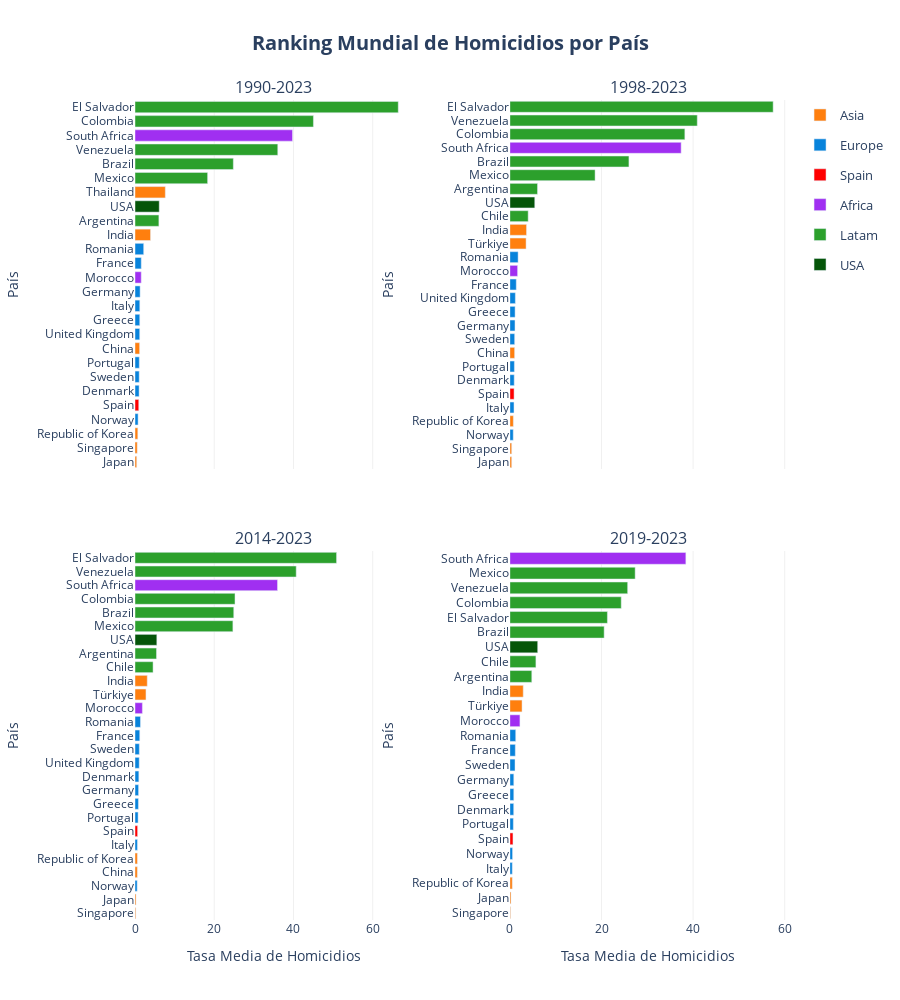

Here is the notebook cell this chart was saved with:
### Markdown cell above
## Rankings

### Code cell
barplot(
    df = df_ranking_combined['country'], 
    x='mean_homicides_rate', 
    y='Country', 
    height=1000,
    orientation='h', 
    color='Region_2',
    facet_col='Periodo',
    cols_wrap=2, 
    color_discrete_map=COLOR_MAP['Region_2'], 
    hover_data=HOVER_DATA['ranking_country'], 
    labels=LABELS['ranking'],
    hovertemplate=HOVER_TEMPLATES['ranking_country'],
    title=f"Ranking Mundial de Homicidios por País",
    plot_save_path=os.path.join(PROJECT_PATH, 'plots', PLOT_FILENAME['ranking_country']), 
    show=True
    )

### Figure 1 — Plotly figure (JSON) as saved in the notebook; plotly's stock layout.template omitted (floating-point values rounded to 4 significant figures)
{"data": [{"cliponaxis": false, "customdata": [["Asia"], ["Asia"], ["Asia"], ["Asia"], ["Asia"], ["Asia"]], "hovertemplate": "<b style='font-size: 14px'>%{y}</b><br><br><b>Región:</b> %{customdata[0]}<br><b>Tasa Media de Homicidios:</b> %{x:.2f}<br><extra></extra>", "legendgroup": "Asia", "marker": {"color": "#ff7f0e", "pattern": {"shape": ""}}, "name": "Asia", "orientation": "h", "showlegend": true, "textangle": 0, "textfont": {"size": 12}, "textposition": "outside", "type": "bar", "x": [0.43, 0.56, 0.71, 1.16, 3.92, 7.65], "xaxis": "x", "y": ["Japan", "Singapore", "Republic of Korea", "China", "India", "Thailand"], "yaxis": "y"}, {"cliponaxis": false, "customdata": [["Europe"], ["Europe"], ["Europe"], ["Europe"], ["Europe"], ["Europe"], ["Europe"], ["Europe"], ["Europe"], ["Europe"]], "hovertemplate": "<b style='font-size: 14px'>%{y}</b><br><br><b>Región:</b> %{customdata[0]}<br><b>Tasa Media de Homicidios:</b> %{x:.2f}<br><extra></extra>", "legendgroup": "Europe", "marker": {"color": "#0883db", "pattern": {"shape": ""}}, "name": "Europe", "orientation": "h", "showlegend": true, "textangle": 0, "textfont": {"size": 12}, "textposition": "outside", "type": "bar", "x": [0.78, 1.03, 1.06, 1.08, 1.19, 1.2, 1.21, 1.29, 1.58, 2.19], "xaxis": "x", "y": ["Norway", "Denmark", "Sweden", "Portugal", "United Kingdom", "Greece", "Italy", "Germany", "France", "Romania"], "yaxis": "y"}, {"cliponaxis": false, "customdata": [["Spain"]], "hovertemplate": "<b style='font-size: 14px'>%{y}</b><br><br><b>Región:</b> %{customdata[0]}<br><b>Tasa Media de Homicidios:</b> %{x:.2f}<br><extra></extra>", "legendgroup": "Spain", "marker": {"color": "#FF0000", "pattern": {"shape": ""}}, "name": "Spain", "orientation": "h", "showlegend": true, "textangle": 0, "textfont": {"size": 12}, "textposition": "outside", "type": "bar", "x": [0.95], "xaxis": "x", "y": ["Spain"], "yaxis": "y"}, {"cliponaxis": false, "customdata": [["Africa"], ["Africa"]], "hovertemplate": "<b style='font-size: 14px'>%{y}</b><br><br><b>Región:</b> %{customdata[0]}<br><b>Tasa Media de Homicidios:</b> %{x:.2f}<br><extra></extra>", "legendgroup": "Africa", "marker": {"color": "#a02ff1", "pattern": {"shape": ""}}, "name": "Africa", "orientation": "h", "showlegend": true, "textangle": 0, "textfont": {"size": 12}, "textposition": "outside", "type": "bar", "x": [1.57, 39.76], "xaxis": "x", "y": ["Morocco", "South Africa"], "yaxis": "y"}, {"cliponaxis": false, "customdata": [["Latam"], ["Latam"], ["Latam"], ["Latam"], ["Latam"], ["Latam"]], "hovertemplate": "<b style='font-size: 14px'>%{y}</b><br><br><b>Región:</b> %{customdata[0]}<br><b>Tasa Media de Homicidios:</b> %{x:.2f}<br><extra></extra>", "legendgroup": "Latam", "marker": {"color": "#2ca02c", "pattern": {"shape": ""}}, "name": "Latam", "orientation": "h", "showlegend": true, "textangle": 0, "textfont": {"size": 12}, "textposition": "outside", "type": "bar", "x": [6.03, 18.33, 24.82, 36.04, 45.04, 66.45], "xaxis": "x", "y": ["Argentina", "Mexico", "Brazil", "Venezuela", "Colombia", "El Salvador"], "yaxis": "y"}, {"cliponaxis": false, "customdata": [["USA"]], "hovertemplate": "<b style='font-size: 14px'>%{y}</b><br><br><b>Región:</b> %{customdata[0]}<br><b>Tasa Media de Homicidios:</b> %{x:.2f}<br><extra></extra>", "legendgroup": "USA", "marker": {"color": "#055509", "pattern": {"shape": ""}}, "name": "USA", "orientation": "h", "showlegend": true, "textangle": 0, "textfont": {"size": 12}, "textposition": "outside", "type": "bar", "x": [6.12], "xaxis": "x", "y": ["USA"], "yaxis": "y"}, {"cliponaxis": false, "customdata": [["Asia"], ["Asia"], ["Asia"], ["Asia"], ["Asia"], ["Asia"]], "hovertemplate": "<b style='font-size: 14px'>%{y}</b><br><br><b>Región:</b> %{customdata[0]}<br><b>Tasa Media de Homicidios:</b> %{x:.2f}<br><extra></extra>", "legendgroup": "Asia", "marker": {"color": "#ff7f0e", "pattern": {"shape": ""}}, "name": "Asia", "orientation": "h", "showlegend": false, "textangle": 0, "textfont": {"size": 12}, "textposition": "outside", "type": "bar", "x": [0.39, 0.39, 0.75, 1.03, 3.53, 3.63], "xaxis": "x2", "y": ["Japan", "Singapore", "Republic of Korea", "China", "Türkiye", "India"], "yaxis": "y2"}, {"cliponaxis": false, "customdata": [["Europe"], ["Europe"], ["Europe"], ["Europe"], ["Europe"], ["Europe"], ["Europe"], ["Europe"], ["Europe"], ["Europe"]], "hovertemplate": "<b style='font-size: 14px'>%{y}</b><br><br><b>Región:</b> %{customdata[0]}<br><b>Tasa Media de Homicidios:</b> %{x:.2f}<br><extra></extra>", "legendgroup": "Europe", "marker": {"color": "#0883db", "pattern": {"shape": ""}}, "name": "Europe", "orientation": "h", "showlegend": false, "textangle": 0, "textfont": {"size": 12}, "textposition": "outside", "type": "bar", "x": [0.73, 0.89, 0.94, 0.98, 1.04, 1.11, 1.13, 1.19, 1.39, 1.79], "xaxis": "x2", "y": ["Norway", "Italy", "Denmark", "Portugal", "Sweden", "Germany", "Greece", "United Kingdom", "France", "Romania"], "yaxis": "y2"}, {"cliponaxis": false, "customdata": [["Spain"]], "hovertemplate": "<b style='font-size: 14px'>%{y}</b><br><br><b>Región:</b> %{customdata[0]}<br><b>Tasa Media de Homicidios:</b> %{x:.2f}<br><extra></extra>", "legendgroup": "Spain", "marker": {"color": "#FF0000", "pattern": {"shape": ""}}, "name": "Spain", "orientation": "h", "showlegend": false, "textangle": 0, "textfont": {"size": 12}, "textposition": "outside", "type": "bar", "x": [0.91], "xaxis": "x2", "y": ["Spain"], "yaxis": "y2"}, {"cliponaxis": false, "customdata": [["Africa"], ["Africa"]], "hovertemplate": "<b style='font-size: 14px'>%{y}</b><br><br><b>Región:</b> %{customdata[0]}<br><b>Tasa Media de Homicidios:</b> %{x:.2f}<br><extra></extra>", "legendgroup": "Africa", "marker": {"color": "#a02ff1", "pattern": {"shape": ""}}, "name": "Africa", "orientation": "h", "showlegend": false, "textangle": 0, "textfont": {"size": 12}, "textposition": "outside", "type": "bar", "x": [1.68, 37.39], "xaxis": "x2", "y": ["Morocco", "South Africa"], "yaxis": "y2"}, {"cliponaxis": false, "customdata": [["Latam"], ["Latam"], ["Latam"], ["Latam"], ["Latam"], ["Latam"], ["Latam"]], "hovertemplate": "<b style='font-size: 14px'>%{y}</b><br><br><b>Región:</b> %{customdata[0]}<br><b>Tasa Media de Homicidios:</b> %{x:.2f}<br><extra></extra>", "legendgroup": "Latam", "marker": {"color": "#2ca02c", "pattern": {"shape": ""}}, "name": "Latam", "orientation": "h", "showlegend": false, "textangle": 0, "textfont": {"size": 12}, "textposition": "outside", "type": "bar", "x": [3.99, 6.03, 18.6, 25.99, 38.2, 40.91, 57.48], "xaxis": "x2", "y": ["Chile", "Argentina", "Mexico", "Brazil", "Colombia", "Venezuela", "El Salvador"], "yaxis": "y2"}, {"cliponaxis": false, "customdata": [["USA"]], "hovertemplate": "<b style='font-size: 14px'>%{y}</b><br><br><b>Región:</b> %{customdata[0]}<br><b>Tasa Media de Homicidios:</b> %{x:.2f}<br><extra></extra>", "legendgroup": "USA", "marker": {"color": "#055509", "pattern": {"shape": ""}}, "name": "USA", "orientation": "h", "showlegend": false, "textangle": 0, "textfont": {"size": 12}, "textposition": "outside", "type": "bar", "x": [5.43], "xaxis": "x2", "y": ["USA"], "yaxis": "y2"}, {"cliponaxis": false, "customdata": [["Asia"], ["Asia"], ["Asia"], ["Asia"], ["Asia"], ["Asia"]], "hovertemplate": "<b style='font-size: 14px'>%{y}</b><br><br><b>Región:</b> %{customdata[0]}<br><b>Tasa Media de Homicidios:</b> %{x:.2f}<br><extra></extra>", "legendgroup": "Asia", "marker": {"color": "#ff7f0e", "pattern": {"shape": ""}}, "name": "Asia", "orientation": "h", "showlegend": false, "textangle": 0, "textfont": {"size": 12}, "textposition": "outside", "type": "bar", "x": [0.19, 0.26, 0.59, 0.6, 2.77, 3.09], "xaxis": "x3", "y": ["Singapore", "Japan", "China", "Republic of Korea", "Türkiye", "India"], "yaxis": "y3"}, {"cliponaxis": false, "customdata": [["Europe"], ["Europe"], ["Europe"], ["Europe"], ["Europe"], ["Europe"], ["Europe"], ["Europe"], ["Europe"], ["Europe"]], "hovertemplate": "<b style='font-size: 14px'>%{y}</b><br><br><b>Región:</b> %{customdata[0]}<br><b>Tasa Media de Homicidios:</b> %{x:.2f}<br><extra></extra>", "legendgroup": "Europe", "marker": {"color": "#0883db", "pattern": {"shape": ""}}, "name": "Europe", "orientation": "h", "showlegend": false, "textangle": 0, "textfont": {"size": 12}, "textposition": "outside", "type": "bar", "x": [0.55, 0.61, 0.78, 0.86, 0.9, 0.97, 1.06, 1.09, 1.2, 1.38], "xaxis": "x3", "y": ["Norway", "Italy", "Portugal", "Greece", "Germany", "Denmark", "United Kingdom", "Sweden", "France", "Romania"], "yaxis": "y3"}, {"cliponaxis": false, "customdata": [["Spain"]], "hovertemplate": "<b style='font-size: 14px'>%{y}</b><br><br><b>Región:</b> %{customdata[0]}<br><b>Tasa Media de Homicidios:</b> %{x:.2f}<br><extra></extra>", "legendgroup": "Spain", "marker": {"color": "#FF0000", "pattern": {"shape": ""}}, "name": "Spain", "orientation": "h", "showlegend": false, "textangle": 0, "textfont": {"size": 12}, "textposition": "outside", "type": "bar", "x": [0.66], "xaxis": "x3", "y": ["Spain"], "yaxis": "y3"}, {"cliponaxis": false, "customdata": [["Africa"], ["Africa"]], "hovertemplate": "<b style='font-size: 14px'>%{y}</b><br><br><b>Región:</b> %{customdata[0]}<br><b>Tasa Media de Homicidios:</b> %{x:.2f}<br><extra></extra>", "legendgroup": "Africa", "marker": {"color": "#a02ff1", "pattern": {"shape": ""}}, "name": "Africa", "orientation": "h", "showlegend": false, "textangle": 0, "textfont": {"size": 12}, "textposition": "outside", "type": "bar", "x": [1.86, 35.97], "xaxis": "x3", "y": ["Morocco", "South Africa"], "yaxis": "y3"}, {"cliponaxis": false, "customdata": [["Latam"], ["Latam"], ["Latam"], ["Latam"], ["Latam"], ["Latam"], ["Latam"]], "hovertemplate": "<b style='font-size: 14px'>%{y}</b><br><br><b>Región:</b> %{customdata[0]}<br><b>Tasa Media de Homicidios:</b> %{x:.2f}<br><extra></extra>", "legendgroup": "Latam", "marker": {"color": "#2ca02c", "pattern": {"shape": ""}}, "name": "Latam", "orientation": "h", "showlegend": false, "textangle": 0, "textfont": {"size": 12}, "textposition": "outside", "type": "bar", "x": [4.56, 5.43, 24.71, 24.93, 25.24, 40.69, 50.88], "xaxis": "x3", "y": ["Chile", "Argentina", "Mexico", "Brazil", "Colombia", "Venezuela", "El Salvador"], "yaxis": "y3"}, {"cliponaxis": false, "customdata": [["USA"]], "hovertemplate": "<b style='font-size: 14px'>%{y}</b><br><br><b>Región:</b> %{customdata[0]}<br><b>Tasa Media de Homicidios:</b> %{x:.2f}<br><extra></extra>", "legendgroup": "USA", "marker": {"color": "#055509", "pattern": {"shape": ""}}, "name": "USA", "orientation": "h", "showlegend": false, "textangle": 0, "textfont": {"size": 12}, "textposition": "outside", "type": "bar", "x": [5.51], "xaxis": "x3", "y": ["USA"], "yaxis": "y3"}, {"cliponaxis": false, "customdata": [["Asia"], ["Asia"], ["Asia"], ["Asia"], ["Asia"]], "hovertemplate": "<b style='font-size: 14px'>%{y}</b><br><br><b>Región:</b> %{customdata[0]}<br><b>Tasa Media de Homicidios:</b> %{x:.2f}<br><extra></extra>", "legendgroup": "Asia", "marker": {"color": "#ff7f0e", "pattern": {"shape": ""}}, "name": "Asia", "orientation": "h", "showlegend": false, "textangle": 0, "textfont": {"size": 12}, "textposition": "outside", "type": "bar", "x": [0.14, 0.24, 0.52, 2.65, 2.91], "xaxis": "x4", "y": ["Singapore", "Japan", "Republic of Korea", "Türkiye", "India"], "yaxis": "y4"}, {"cliponaxis": false, "customdata": [["Europe"], ["Europe"], ["Europe"], ["Europe"], ["Europe"], ["Europe"], ["Europe"], ["Europe"], ["Europe"]], "hovertemplate": "<b style='font-size: 14px'>%{y}</b><br><br><b>Región:</b> %{customdata[0]}<br><b>Tasa Media de Homicidios:</b> %{x:.2f}<br><extra></extra>", "legendgroup": "Europe", "marker": {"color": "#0883db", "pattern": {"shape": ""}}, "name": "Europe", "orientation": "h", "showlegend": false, "textangle": 0, "textfont": {"size": 12}, "textposition": "outside", "type": "bar", "x": [0.52, 0.58, 0.75, 0.83, 0.85, 0.85, 1.12, 1.18, 1.27], "xaxis": "x4", "y": ["Italy", "Norway", "Portugal", "Denmark", "Greece", "Germany", "Sweden", "France", "Romania"], "yaxis": "y4"}, {"cliponaxis": false, "customdata": [["Spain"]], "hovertemplate": "<b style='font-size: 14px'>%{y}</b><br><br><b>Región:</b> %{customdata[0]}<br><b>Tasa Media de Homicidios:</b> %{x:.2f}<br><extra></extra>", "legendgroup": "Spain", "marker": {"color": "#FF0000", "pattern": {"shape": ""}}, "name": "Spain", "orientation": "h", "showlegend": false, "textangle": 0, "textfont": {"size": 12}, "textposition": "outside", "type": "bar", "x": [0.67], "xaxis": "x4", "y": ["Spain"], "yaxis": "y4"}, {"cliponaxis": false, "customdata": [["Africa"], ["Africa"]], "hovertemplate": "<b style='font-size: 14px'>%{y}</b><br><br><b>Región:</b> %{customdata[0]}<br><b>Tasa Media de Homicidios:</b> %{x:.2f}<br><extra></extra>", "legendgroup": "Africa", "marker": {"color": "#a02ff1", "pattern": {"shape": ""}}, "name": "Africa", "orientation": "h", "showlegend": false, "textangle": 0, "textfont": {"size": 12}, "textposition": "outside", "type": "bar", "x": [2.19, 38.42], "xaxis": "x4", "y": ["Morocco", "South Africa"], "yaxis": "y4"}, {"cliponaxis": false, "customdata": [["Latam"], ["Latam"], ["Latam"], ["Latam"], ["Latam"], ["Latam"], ["Latam"]], "hovertemplate": "<b style='font-size: 14px'>%{y}</b><br><br><b>Región:</b> %{customdata[0]}<br><b>Tasa Media de Homicidios:</b> %{x:.2f}<br><extra></extra>", "legendgroup": "Latam", "marker": {"color": "#2ca02c", "pattern": {"shape": ""}}, "name": "Latam", "orientation": "h", "showlegend": false, "textangle": 0, "textfont": {"size": 12}, "textposition": "outside", "type": "bar", "x": [4.78, 5.68, 20.58, 21.29, 24.31, 25.71, 27.35], "xaxis": "x4", "y": ["Argentina", "Chile", "Brazil", "El Salvador", "Colombia", "Venezuela", "Mexico"], "yaxis": "y4"}, {"cliponaxis": false, "customdata": [["USA"]], "hovertemplate": "<b style='font-size: 14px'>%{y}</b><br><br><b>Región:</b> %{customdata[0]}<br><b>Tasa Media de Homicidios:</b> %{x:.2f}<br><extra></extra>", "legendgroup": "USA", "marker": {"color": "#055509", "pattern": {"shape": ""}}, "name": "USA", "orientation": "h", "showlegend": false, "textangle": 0, "textfont": {"size": 12}, "textposition": "outside", "type": "bar", "x": [6.07], "xaxis": "x4", "y": ["USA"], "yaxis": "y4"}], "layout": {"annotations": [{"font": {"size": 16}, "showarrow": false, "text": "1990-2023", "x": 0.2125, "xanchor": "center", "xref": "paper", "y": 1, "yanchor": "bottom", "yref": "paper"}, {"font": {"size": 16}, "showarrow": false, "text": "1998-2023", "x": 0.7875, "xanchor": "center", "xref": "paper", "y": 1, "yanchor": "bottom", "yref": "paper"}, {"font": {"size": 16}, "showarrow": false, "text": "2014-2023", "x": 0.2125, "xanchor": "center", "xref": "paper", "y": 0.45, "yanchor": "bottom", "yref": "paper"}, {"font": {"size": 16}, "showarrow": false, "text": "2019-2023", "x": 0.7875, "xanchor": "center", "xref": "paper", "y": 0.45, "yanchor": "bottom", "yref": "paper"}], "height": 1000, "legend": {"font": {"size": 13}, "title": {"font": {"size": 15}}}, "plot_bgcolor": "white", "title": {"font": {"size": 20}, "text": "<b>Ranking Mundial de Homicidios por País</b>", "x": 0.5, "xanchor": "center"}, "xaxis": {"anchor": "y", "domain": [0, 0.425], "gridcolor": "#f0f0f0", "matches": "x3", "showgrid": true, "showticklabels": false, "tickfont": {"size": 12}, "title": {"font": {"size": 14}}}, "xaxis2": {"anchor": "y2", "domain": [0.575, 1], "gridcolor": "#f0f0f0", "matches": "x4", "showgrid": true, "showticklabels": false, "tickfont": {"size": 12}, "title": {"font": {"size": 14}}}, "xaxis3": {"anchor": "y3", "domain": [0, 0.425], "gridcolor": "#f0f0f0", "showgrid": true, "tickfont": {"size": 12}, "title": {"font": {"size": 14}, "text": "Tasa Media de Homicidios"}}, "xaxis4": {"anchor": "y4", "domain": [0.575, 1], "gridcolor": "#f0f0f0", "showgrid": true, "tickfont": {"size": 12}, "title": {"font": {"size": 14}, "text": "Tasa Media de Homicidios"}}, "yaxis": {"anchor": "x", "automargin": true, "categoryarray": ["Japan", "Singapore", "Republic of Korea", "Norway", "Spain", "Denmark", "Sweden", "Portugal", "China", "United Kingdom", "Greece", "Italy", "Germany", "Morocco", "France", "Romania", "India", "Argentina", "USA", "Thailand", "Mexico", "Brazil", "Venezuela", "South Africa", "Colombia", "El Salvador"], "categoryorder": "array", "domain": [0.55, 1], "showgrid": false, "tickfont": {"size": 12}, "tickmode": "array", "ticktext": ["Japan", "Singapore", "Republic of Korea", "Norway", "Spain", "Denmark", "Sweden", "Portugal", "China", "United Kingdom", "Greece", "Italy", "Germany", "Morocco", "France", "Romania", "India", "Argentina", "USA", "Thailand", "Mexico", "Brazil", "Venezuela", "South Africa", "Colombia", "El Salvador"], "tickvals": ["Japan", "Singapore", "Republic of Korea", "Norway", "Spain", "Denmark", "Sweden", "Portugal", "China", "United Kingdom", "Greece", "Italy", "Germany", "Morocco", "France", "Romania", "India", "Argentina", "USA", "Thailand", "Mexico", "Brazil", "Venezuela", "South Africa", "Colombia", "El Salvador"], "title": {"font": {"size": 14}, "text": "País"}, "type": "category"}, "yaxis2": {"anchor": "x2", "automargin": true, "categoryarray": ["Japan", "Singapore", "Norway", "Republic of Korea", "Italy", "Spain", "Denmark", "Portugal", "China", "Sweden", "Germany", "Greece", "United Kingdom", "France", "Morocco", "Romania", "Türkiye", "India", "Chile", "USA", "Argentina", "Mexico", "Brazil", "South Africa", "Colombia", "Venezuela", "El Salvador"], "categoryorder": "array", "domain": [0.55, 1], "showgrid": false, "tickfont": {"size": 12}, "tickmode": "array", "ticktext": ["Japan", "Singapore", "Norway", "Republic of Korea", "Italy", "Spain", "Denmark", "Portugal", "China", "Sweden", "Germany", "Greece", "United Kingdom", "France", "Morocco", "Romania", "Türkiye", "India", "Chile", "USA", "Argentina", "Mexico", "Brazil", "South Africa", "Colombia", "Venezuela", "El Salvador"], "tickvals": ["Japan", "Singapore", "Norway", "Republic of Korea", "Italy", "Spain", "Denmark", "Portugal", "China", "Sweden", "Germany", "Greece", "United Kingdom", "France", "Morocco", "Romania", "Türkiye", "India", "Chile", "USA", "Argentina", "Mexico", "Brazil", "South Africa", "Colombia", "Venezuela", "El Salvador"], "title": {"font": {"size": 14}, "text": "País"}, "type": "category"}, "yaxis3": {"anchor": "x3", "automargin": true, "categoryarray": ["Singapore", "Japan", "Norway", "China", "Republic of Korea", "Italy", "Spain", "Portugal", "Greece", "Germany", "Denmark", "United Kingdom", "Sweden", "France", "Romania", "Morocco", "Türkiye", "India", "Chile", "Argentina", "USA", "Mexico", "Brazil", "Colombia", "South Africa", "Venezuela", "El Salvador"], "categoryorder": "array", "domain": [0, 0.45], "showgrid": false, "tickfont": {"size": 12}, "tickmode": "array", "ticktext": ["Singapore", "Japan", "Norway", "China", "Republic of Korea", "Italy", "Spain", "Portugal", "Greece", "Germany", "Denmark", "United Kingdom", "Sweden", "France", "Romania", "Morocco", "Türkiye", "India", "Chile", "Argentina", "USA", "Mexico", "Brazil", "Colombia", "South Africa", "Venezuela", "El Salvador"], "tickvals": ["Singapore", "Japan", "Norway", "China", "Republic of Korea", "Italy", "Spain", "Portugal", "Greece", "Germany", "Denmark", "United Kingdom", "Sweden", "France", "Romania", "Morocco", "Türkiye", "India", "Chile", "Argentina", "USA", "Mexico", "Brazil", "Colombia", "South Africa", "Venezuela", "El Salvador"], "title": {"font": {"size": 14}, "text": "País"}, "type": "category"}, "yaxis4": {"anchor": "x4", "automargin": true, "categoryarray": ["Singapore", "Japan", "Republic of Korea", "Italy", "Norway", "Spain", "Portugal", "Denmark", "Greece", "Germany", "Sweden", "France", "Romania", "Morocco", "Türkiye", "India", "Argentina", "Chile", "USA", "Brazil", "El Salvador", "Colombia", "Venezuela", "Mexico", "South Africa"], "categoryorder": "array", "domain": [0, 0.45], "showgrid": false, "tickfont": {"size": 12}, "tickmode": "array", "ticktext": ["Singapore", "Japan", "Republic of Korea", "Italy", "Norway", "Spain", "Portugal", "Denmark", "Greece", "Germany", "Sweden", "France", "Romania", "Morocco", "Türkiye", "India", "Argentina", "Chile", "USA", "Brazil", "El Salvador", "Colombia", "Venezuela", "Mexico", "South Africa"], "tickvals": ["Singapore", "Japan", "Republic of Korea", "Italy", "Norway", "Spain", "Portugal", "Denmark", "Greece", "Germany", "Sweden", "France", "Romania", "Morocco", "Türkiye", "India", "Argentina", "Chile", "USA", "Brazil", "El Salvador", "Colombia", "Venezuela", "Mexico", "South Africa"], "title": {"font": {"size": 14}, "text": "País"}, "type": "category"}}}
